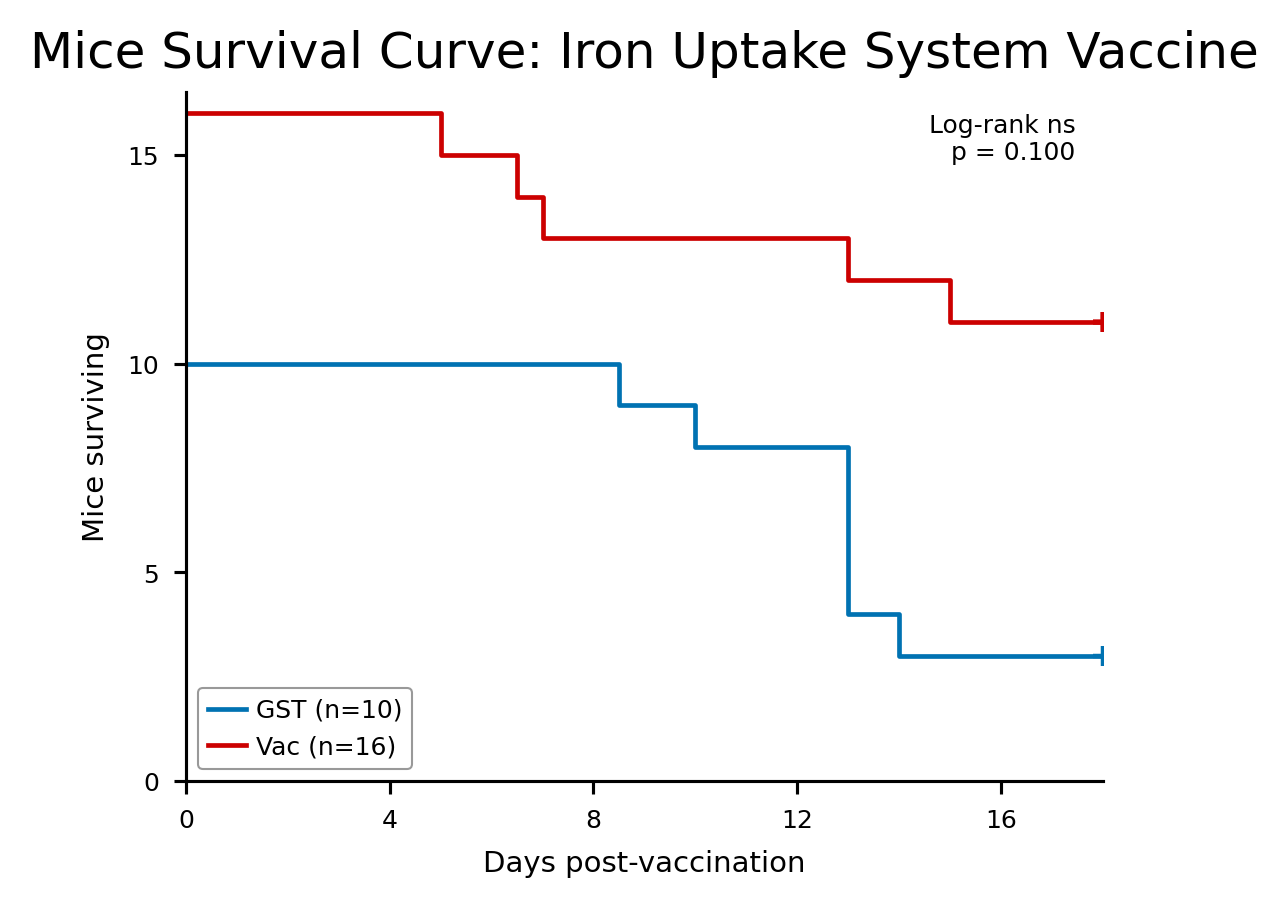

This chart was generated by the following Python code:
"""
Kaplan-Meier survival plot — Joseph Mice
Groups: GST vs. Vac
Event: 1 = death, 0 = censored (survived to end)
"""

import pandas as pd
import numpy as np
import matplotlib
matplotlib.use("Agg")
import matplotlib.pyplot as plt
import matplotlib.font_manager as fm
from lifelines import KaplanMeierFitter
from lifelines.statistics import logrank_test

# ── CONFIG ─────────────────────────────────────────────────────────────────
CONFIG = {
    "data_path":    "/mnt/user-data/uploads/Joseph_Mice.csv",
    "time_col":     "Time",
    "event_col":    "Event",
    "group_col":    "Treatment",
    "groups":       ["GST", "Vac"],
    "colors":       ["#0072B2", "#CC0000"],   # blue GST, red Vac
    "markers":      ["o", "s"],               # censored tick shapes
    "x_min":        0,
    "x_max":        18,
    "fig_w_mm":     89,                       # Nature single-column
    "fig_h_mm":     75,
    "dpi":          300,
    "out_png":      "/mnt/user-data/outputs/figure_v2.png",
    "out_svg":      "/mnt/user-data/outputs/figure_v2.svg",
}

# ── FONT ───────────────────────────────────────────────────────────────────
available = {f.name for f in fm.fontManager.ttflist}
FONT = next((f for f in ["Arial", "Helvetica", "DejaVu Sans", "Liberation Sans"]
             if f in available), "sans-serif")
plt.rcParams.update({
    "font.family":      FONT,
    "font.size":        7,
    "axes.linewidth":   0.75,
    "xtick.major.width": 0.75,
    "ytick.major.width": 0.75,
    "xtick.major.size": 3,
    "ytick.major.size": 3,
    "xtick.direction":  "out",
    "ytick.direction":  "out",
    "pdf.fonttype":     42,
    "svg.fonttype":     "none",
})

# ── LOAD DATA ──────────────────────────────────────────────────────────────
df = pd.read_csv(CONFIG["data_path"])
print(f"Shape: {df.shape}")
print(df.head())
print(df.groupby("Treatment").size())

# ── KAPLAN-MEIER FIT ───────────────────────────────────────────────────────
kmf = {}
n_start = {}
for grp in CONFIG["groups"]:
    sub = df[df[CONFIG["group_col"]] == grp]
    kf = KaplanMeierFitter()
    kf.fit(sub[CONFIG["time_col"]], event_observed=(sub[CONFIG["event_col"]] == 1),
           label=grp)
    kmf[grp] = kf
    n_start[grp] = len(sub)

# Log-rank test
g1 = df[df[CONFIG["group_col"]] == CONFIG["groups"][0]]
g2 = df[df[CONFIG["group_col"]] == CONFIG["groups"][1]]
lr = logrank_test(
    g1[CONFIG["time_col"]], g2[CONFIG["time_col"]],
    event_observed_A=(g1[CONFIG["event_col"]] == 1),
    event_observed_B=(g2[CONFIG["event_col"]] == 1),
)
p_val = lr.p_value
print(f"\nLog-rank p = {p_val:.4f}")

# ── PLOT ───────────────────────────────────────────────────────────────────
fig_w = CONFIG["fig_w_mm"] / 25.4
fig_h = CONFIG["fig_h_mm"] / 25.4
fig, ax = plt.subplots(figsize=(fig_w, fig_h))

for grp, color in zip(CONFIG["groups"], CONFIG["colors"]):
    kf = kmf[grp]
    n  = n_start[grp]
    t  = kf.timeline
    sf = kf.survival_function_[grp].values  # proportion (0–1)

    # Scale to number of mice remaining
    n_alive = sf * n

    # Step plot
    ax.step(t, n_alive, where="post", color=color, linewidth=1.125,
            label=f"{grp} (n={n})")

    # Censored tick marks — where event == 0
    sub = df[df[CONFIG["group_col"]] == grp]
    censored_times = sub.loc[sub[CONFIG["event_col"]] == 0, CONFIG["time_col"]].values
    for ct in censored_times:
        # Evaluate survival at censored time
        idx = np.searchsorted(t, ct, side="right") - 1
        idx = max(idx, 0)
        y_c = sf[idx] * n
        ax.plot(ct, y_c, "+", color=color, markersize=5, markeredgewidth=1.0)

# p-value annotation
def p_to_label(p):
    if p < 0.0001: return "****"
    if p < 0.001:  return "***"
    if p < 0.01:   return "**"
    if p < 0.05:   return "*"
    return "ns"

stars = p_to_label(p_val)
p_text = f"Log-rank {stars}\np = {p_val:.3f}"
ax.text(0.97, 0.97, p_text, transform=ax.transAxes,
        ha="right", va="top", fontsize=6)

# ── AXES FORMATTING ────────────────────────────────────────────────────────
ax.set_xlim(CONFIG["x_min"], CONFIG["x_max"])

# y-axis: maximum is the larger of the two starting n
y_max = max(n_start.values())
ax.set_ylim(0, y_max + 0.5)
ax.set_yticks(range(0, y_max + 1, 5))

ax.set_xticks(range(0, CONFIG["x_max"] + 1, 4))

ax.set_xlabel("Days post-vaccination", fontsize=7, labelpad=4)
ax.set_ylabel("Mice surviving", fontsize=7, labelpad=4)

ax.spines["top"].set_visible(False)
ax.spines["right"].set_visible(False)

leg = ax.legend(frameon=True, fontsize=6, loc="lower left",
                handlelength=1.5, handletextpad=0.4,
                edgecolor="grey")
leg.get_frame().set_linewidth(0.5)

ax.tick_params(labelsize=6)

ax.set_title("Mice Survival Curve: Iron Uptake System Vaccine",
             fontsize=12, fontname=FONT, pad=6)

plt.tight_layout(pad=0.5)

# ── SAVE ──────────────────────────────────────────────────────────────────
fig.savefig(CONFIG["out_png"], dpi=CONFIG["dpi"], bbox_inches="tight")
fig.savefig(CONFIG["out_svg"], bbox_inches="tight")
print("Saved PNG and SVG.")
